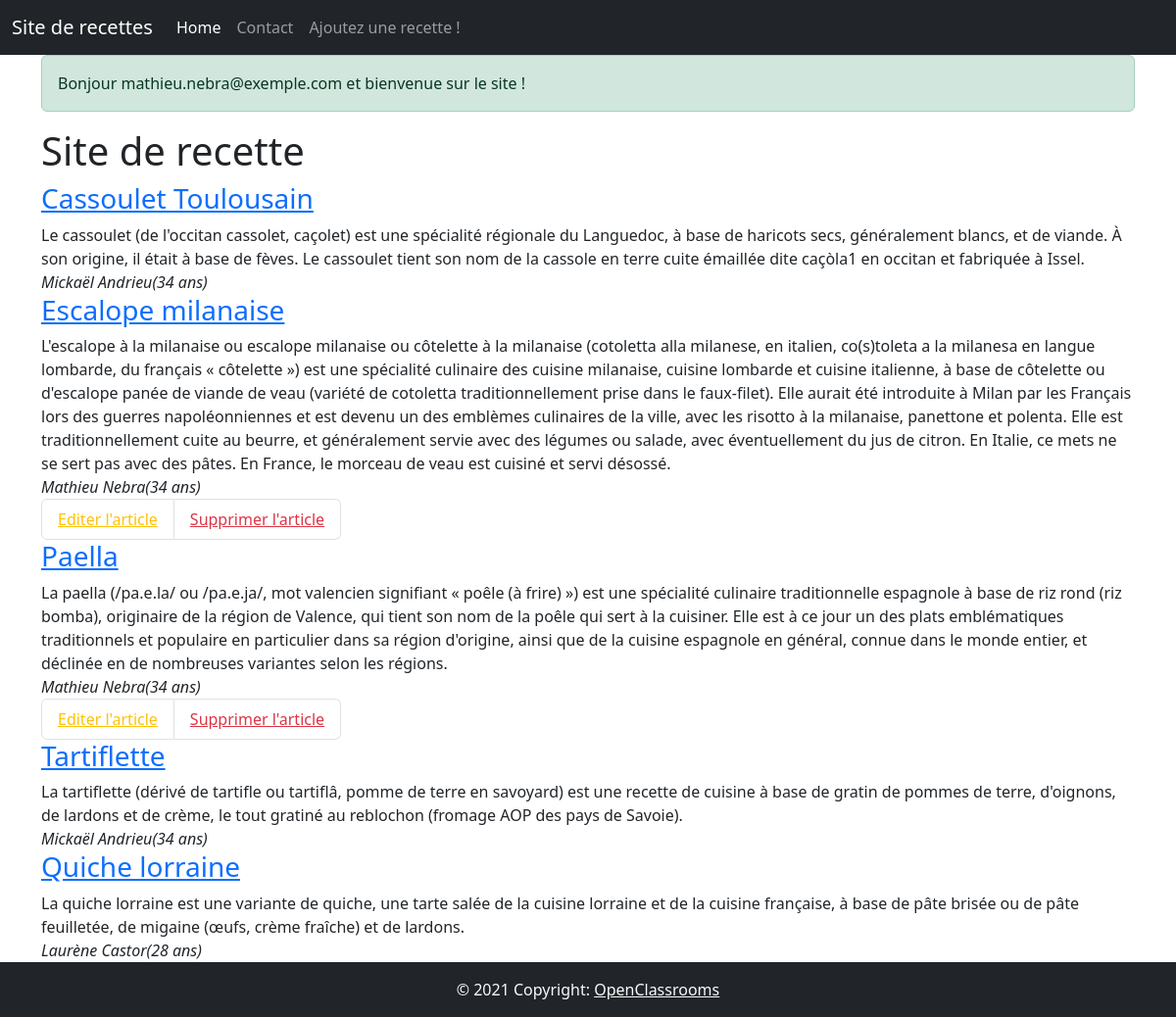
The page /home.php (signed in) on the database its author committed.
### tables this page shows
CREATE TABLE `recipes` (
  `recipe_id` int(11) NOT NULL,
  `title` varchar(128) NOT NULL,
  `recipe` text NOT NULL,
  `is_enabled` tinyint(1) NOT NULL,
  `author` varchar(512) NOT NULL
);

CREATE TABLE `users` (
  `user_id` int(11) NOT NULL,
  `full_name` varchar(64) NOT NULL,
  `email` varchar(512) NOT NULL,
  `password` varchar(512) NOT NULL,
  `age` int(11) NOT NULL
);

### variables.php (called while the page is built, shortened)
<?php
$usersStatement = $mysqlClient->prepare('SELECT * FROM users');
$usersStatement->execute();
$users = $usersStatement->fetchAll();
$recipesStatement = $mysqlClient->prepare('SELECT * FROM recipes WHERE is_enabled is TRUE');
$recipesStatement->execute();
$recipes = $recipesStatement->fetchAll();
if (isset($_GET['limit']) && is_numeric($_GET['limit'])) {
    $limit = (int) $_GET['limit'];
} else {
    $limit = 100;
}

### functions.php (called while the page is built, shortened)
<?php
function displayAuthor(string $authorEmail, array $users): string
{
    for ($i = 0; $i < count($users); $i++) {
        $author = $users[$i];
        if ($authorEmail === $author['email']) {
            return $author['full_name'] . '(' . $author['age'] . ' ans)';
        }
    }
    return 'Non touvé.';
}
function getRecipes(array $recipes, int $limit): array
{
    $validRecipes = [];
    $counter = 0;
    foreach ($recipes as $recipe) {
        $validRecipes[] = $recipe;
    }
    return $validRecipes;
}

### home.php (the view, shortened to what this page needs)
<!DOCTYPE html>
<html lang="en">
<head>
    <link rel="stylesheet" href="https://cdn.jsdelivr.net/npm/bootstrap@5.3.2/dist/css/bootstrap.min.css">
</head>
<body class="d-flex flex-column min-vh-100">
    <?php include_once('header.php'); ?>
    <div class="container">
        <?php include_once('login.php'); ?>
        <h1>Site de recette</h1>
        <?php foreach (getRecipes($recipes, $limit) as $recipe) : ?>
            <article>
                <h3><a href="./recipes/read.php?id=<?= $recipe['recipe_id'] ?>"><?= $recipe['title']; ?></a></h3>
                <div><?= $recipe['recipe']; ?></div>
                <i><?= displayAuthor($recipe['author'], $users) ?></i>
                <?php if (isset($loggedUser) && $recipe['author'] === $loggedUser['email']) : ?>
                    <ul class="list-group list-group-horizontal">
                        <li class="list-group-item"><a href="./recipes/update.php?id=<?= $recipe['recipe_id'] ?>" class="link-warning">Editer l'article</a></li>
                        <li class="list-group-item"><a href="./recipes/delete.php?id=<?= $recipe['recipe_id'] ?>" class="link-danger">Supprimer l'article</a></li>
                    </ul>
                <?php endif ?>
            </article>
        <?php endforeach ?>
    </div>
    <?php include_once('footer.php'); ?>
</body>
</html>

### rows shown on the page
recipes: title "Cassoulet Toulousain", recipe "Le cassoulet (de l'occitan cassolet, caçolet) est une spécialité régionale du Languedoc, à base de haricots secs, généralement blancs, et de viande. À son origine, il était à base de fèves. Le cassoulet tient son nom de la cassole en terre cuite émaillée dite caçòla1 en occitan et fabriquée à Issel.", author.age "Mickaël Andrieu(34 ans)"
recipes: title "Escalope milanaise", recipe "L'escalope à la milanaise ou escalope milanaise ou côtelette à la milanaise (cotoletta alla milanese, en italien, co(s)toleta a la milanesa en langue lombarde, du français « côtelette ») est une spécialité culinaire des cuisine milanaise, cuisine lombarde et cuisine italienne, à base de côtelette ou d'escalope panée de viande de veau (variété de cotoletta traditionnellement prise dans le faux-filet). Elle aurait été introduite à Milan par les Français lors des guerres napoléonniennes et est devenu un des emblèmes culinaires de la ville, avec les risotto à la milanaise, panettone et polenta. Elle est traditionnellement cuite au beurre, et généralement servie avec des légumes ou salade, avec…", author.age "Mathieu Nebra(34 ans)"
recipes: title "Paella", recipe "La paella (/pa.e.la/ ou /pa.e.ja/, mot valencien signifiant « poêle (à frire) ») est une spécialité culinaire traditionnelle espagnole à base de riz rond (riz bomba), originaire de la région de Valence, qui tient son nom de la poêle qui sert à la cuisiner. Elle est à ce jour un des plats emblématiques traditionnels et populaire en particulier dans sa région d'origine, ainsi que de la cuisine espagnole en général, connue dans le monde entier, et déclinée en de nombreuses variantes selon les régions.", author.age "Mathieu Nebra(34 ans)"
recipes: title "Tartiflette", recipe "La tartiflette (dérivé de tartifle ou tartiflâ, pomme de terre en savoyard) est une recette de cuisine à base de gratin de pommes de terre, d'oignons, de lardons et de crème, le tout gratiné au reblochon (fromage AOP des pays de Savoie).", author.age "Mickaël Andrieu(34 ans)"
recipes: title "Quiche lorraine", recipe "La quiche lorraine est une variante de quiche, une tarte salée de la cuisine lorraine et de la cuisine française, à base de pâte brisée ou de pâte feuilletée, de migaine (œufs, crème fraîche) et de lardons.", author.age "Laurène Castor(28 ans)"

### other values the page prints
$loggedUser['email'] "mathieu.nebra@exemple.com"
